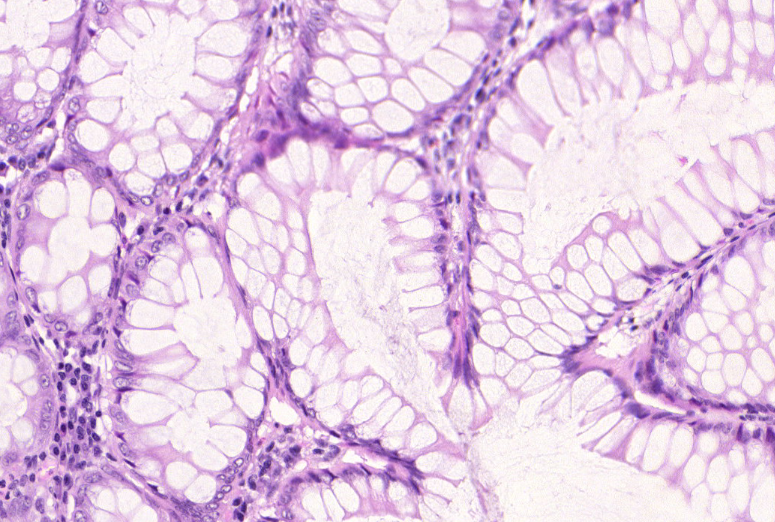
#> input picture warwick_sample_5/testA_1.bmp, 775 x 522 px
$ python -i evaluation.py   (imports and definitions only)   (older library calls are emulated)
#> lines starting #> are read from the running program, lines starting #| are printed output that depends on the picture
from skimage.filters import sobel
from skimage.measure import label
from skimage.segmentation import slic, join_segmentations
from skimage.morphology import watershed
from skimage.color import label2rgb
from skimage import data
import skimage.feature
import numpy as np

def ws(image_pred,th=80.0):
    image = (image_pred[0, 0].numpy()*100).astype(int)
    #print(image.max())
    # Make segmentation using edge-detection and watershed.
    edges = sobel(image)
    #plt.imshow(edges)
    # Identify some background and foreground pixels from the intensity values.
    # These pixels are used as seeds for watershed.
    markers = np.zeros_like(image)
    foreground, background = 1,2
    markers[image < th] = foreground
    markers[image >= th] = background

    #plt.imshow(markers)

    ws = watershed(edges, markers)
    seg1 = label(ws == foreground)

    # return the segmentations.
    return ws,seg1
def closest_center(node, nodes):
    nodes = np.asarray(nodes)
    dist_2 = np.sum((nodes - node)**2, axis=1)
    return np.argmin(dist_2)

>>> import cv2
>>> picture = cv2.imread('../warwick_sample_5/testA_1.bmp', cv2.IMREAD_GRAYSCALE)
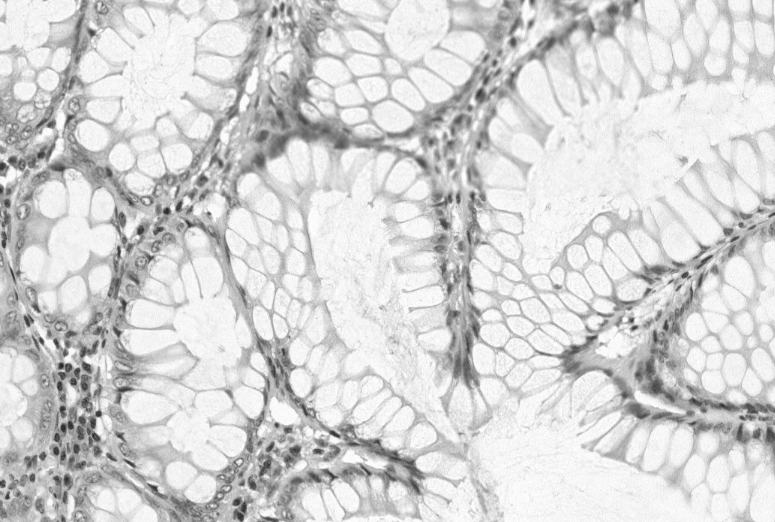
#> picture: shape (522, 775); min 36, max 255, mean 212.3
>>> result = ws(picture)
#> (the run stopped early here; a loop or call above may not have finished)

$ run again, on warwick_sample_5/testA_2.bmp
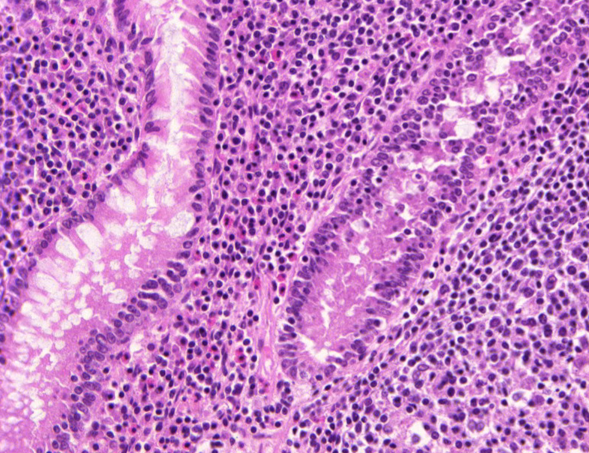
#> input picture warwick_sample_5/testA_2.bmp, 589 x 453 px
#> `picture = cv2.imread('../warwick_sample_5/testA_1.bmp', cv2.IMREAD_GRA..`:
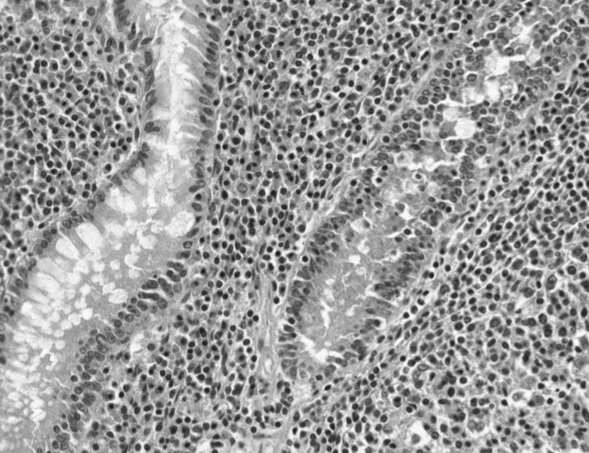
#> picture: shape (453, 589); min 24, max 252, mean 154.1

$ run again, on warwick_sample_5/testA_3.bmp
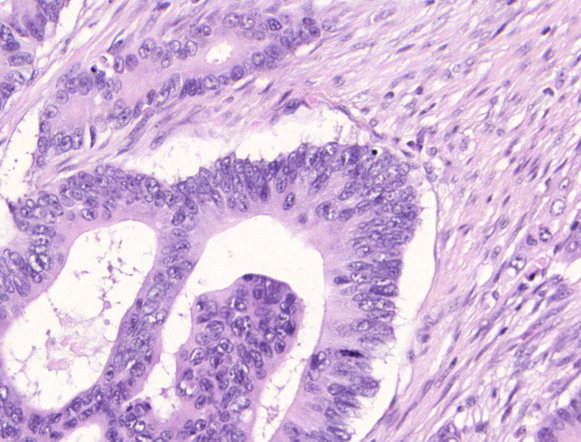
#> input picture warwick_sample_5/testA_3.bmp, 581 x 442 px
#> `picture = cv2.imread('../warwick_sample_5/testA_1.bmp', cv2.IMREAD_GRA..`:
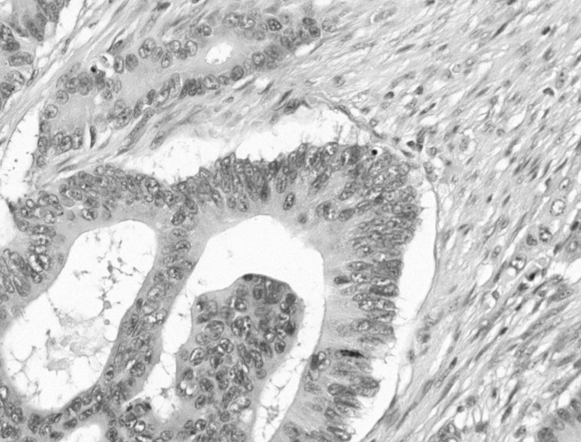
#> picture: shape (442, 581); min 26, max 255, mean 196.4

$ run again, on warwick_sample_5/testA_4.bmp
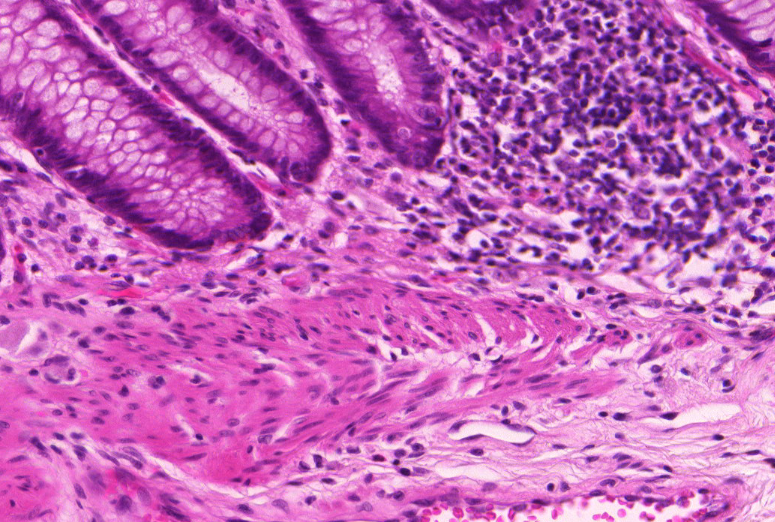
#> input picture warwick_sample_5/testA_4.bmp, 775 x 522 px
#> `picture = cv2.imread('../warwick_sample_5/testA_1.bmp', cv2.IMREAD_GRA..`:
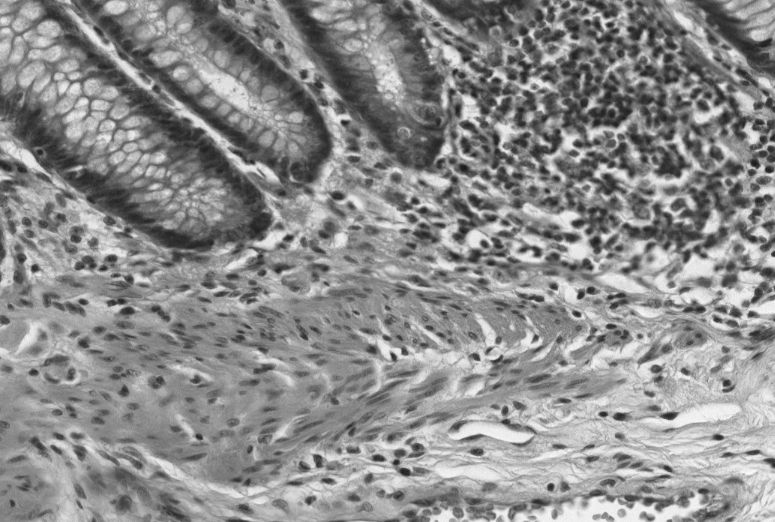
#> picture: shape (522, 775); min 24, max 252, mean 140.1
